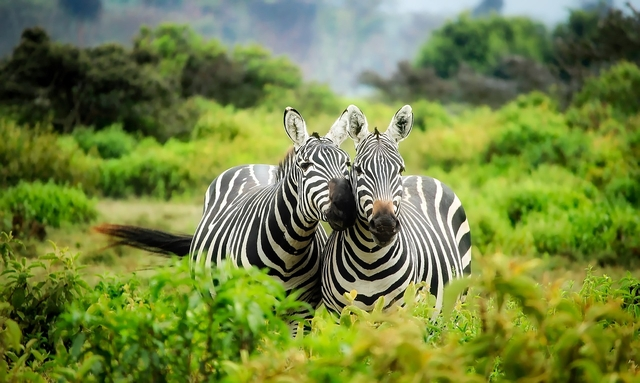
#> input picture 4주차/소스코드_week3/zebra.jpg, 640 x 383 px
$ python '[1_2]img_colorConversion.py'
#> lines starting #> are read from the running program, lines starting #| are printed output that depends on the picture
import cv2

# 이미지 열기
img = cv2.imread("zebra.jpg", cv2.IMREAD_COLOR) # 컬러로 열기
#> img is the input picture: shape (383, 640, 3); mean B, G, R 63.8, 130.5, 113.5
cv2.imshow("1.image(bgr)", img) # BGR 이미지 표시

img_copied = img.copy() # 이미지 카피

# BGR 이미지를 Grayscale 이미지로 변환
img_gray = cv2.cvtColor(img_copied, cv2.COLOR_BGR2GRAY)
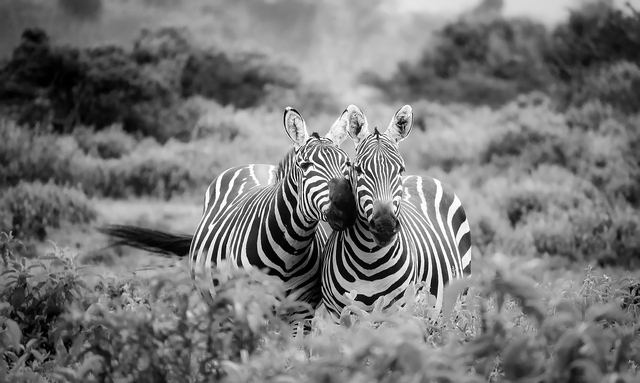
#> img_gray: shape (383, 640); min 0, max 255, mean 117.8
cv2.imshow("2.image(gray)", img_gray) # Grayscale 이미지 표시

# BGR 이미지를 RGB 이미지로 변환
img_rgb = cv2.cvtColor(img_copied, cv2.COLOR_BGR2RGB)
cv2.imshow("3.image(rgb)", img_rgb) # RGB 이미지 표시

# RGB 이미지를 R / G / B 이미지로 쪼개기
(img_r, img_g, img_b) = cv2.split(img_rgb)
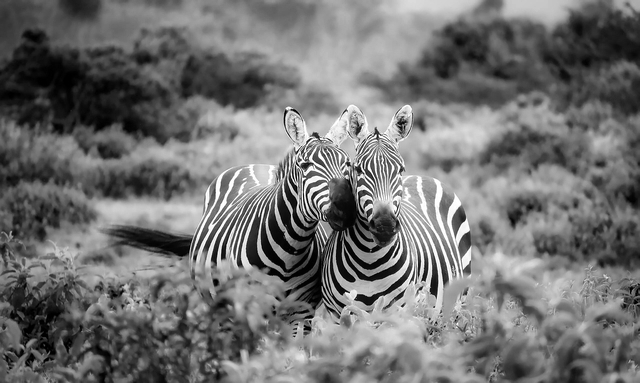
#> img_r: shape (383, 640); min 0, max 255, mean 113.5
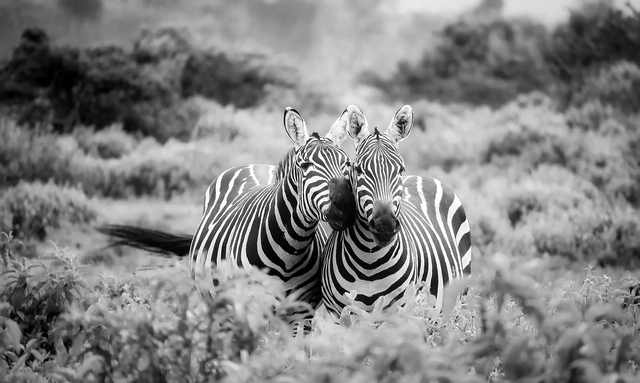
#> img_g: shape (383, 640); min 0, max 255, mean 130.5
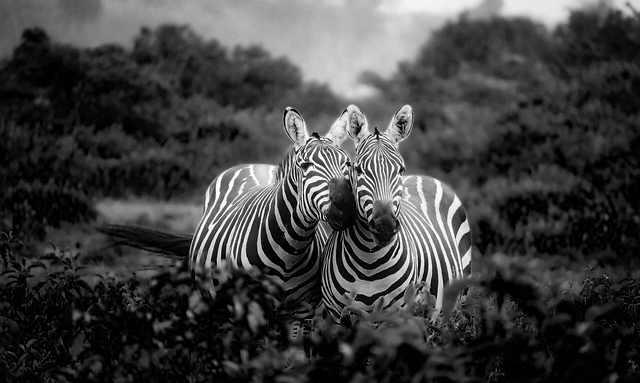
#> img_b: shape (383, 640); min 0, max 255, mean 63.8
cv2.imshow("4.image(r)", img_r) # R 이미지 표시

# R / G / B 이미지를 합쳐서 다시 RGB로 만들기
img_merged = cv2.merge([img_b, img_g, img_r])
cv2.imshow("5.image(merged)", img_merged) # RGB 이미지 표시

cv2.waitKey(0) # 키를 누를 때까지 창을 띄워놓음
cv2.destroyAllWindows() # 키보드 자판의 아무 키나 누르면 창이 닫힘

$ run again, with 4주차/소스코드_week3/bird.jpg copied over 4주차/소스코드_week3/zebra.jpg
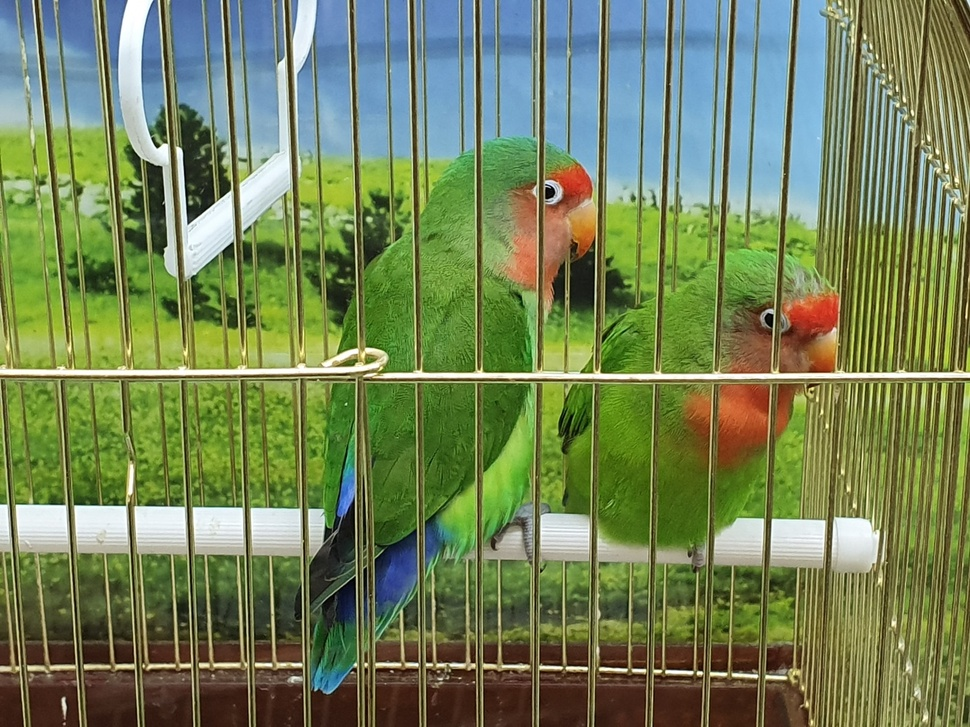
#> input picture 4주차/소스코드_week3/bird.jpg, 970 x 727 px, shrunk from 1440 x 1080 before the run
#> img is the input picture: shape (727, 970, 3); mean B, G, R 87.9, 130.2, 114.6
#> `(img_r, img_g, img_b) = cv2.split(img_rgb)`:
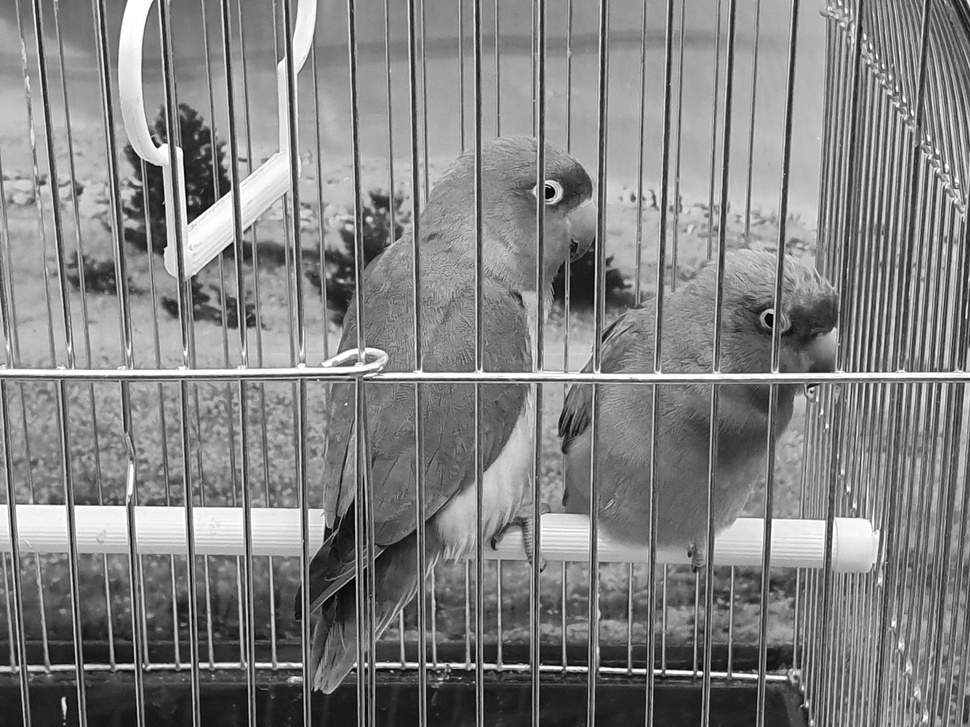
#> img_g: shape (727, 970); min 0, max 255, mean 130.2
#> `(img_r, img_g, img_b) = cv2.split(img_rgb)`:
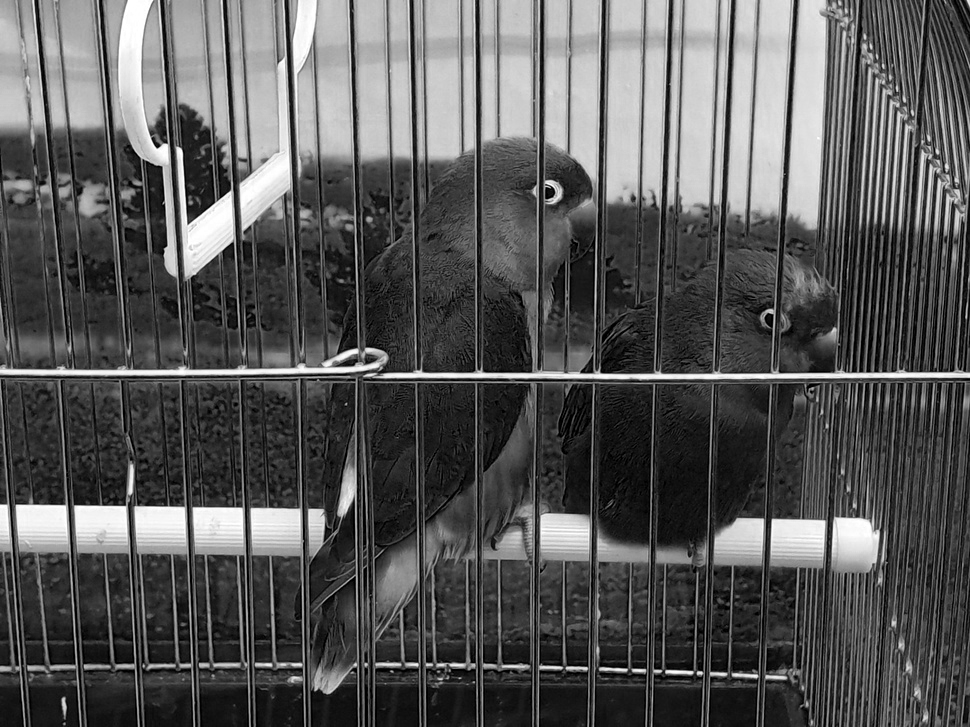
#> img_b: shape (727, 970); min 0, max 255, mean 87.9
